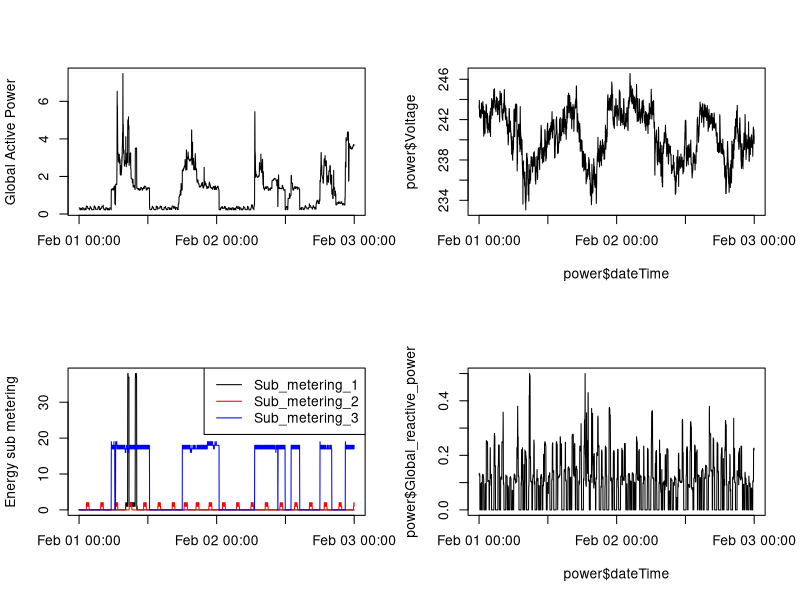

This chart was generated by the following R code:
# Create plot3 line plots for three variables, save to PNG file

# Load lubridate library
library(lubridate)

# Read data file (data file has been subsetted to just the dates 2007-02-01 and 2007-02-02)
power <- read.csv("household_power_consumption_sub.txt", sep=";")

# Concatenate data and time text fields, convert to Date field
power$dateTime <- strptime(paste(power$obsDate, power$obsTime, sep=" "), "%d/%m/%Y %H:%M:%S")

# Set PNG as the display device with 1020x760 dimensions
png("plot4.png", width=1020, height=760)
   
   # Set up two-by-two multiplot area, row-oriented
   par(mfrow=c(2,2))
   
   # Create a line plot for upper left (Plot 2)
   plot(power$dateTime, power$Global_active_power, type="l", xlab="", ylab="Global Active Power")
   
   #Create a line plot of voltage for upper right
   plot(power$dateTime, power$Voltage, type="l")
   
   # Create three line plots for lower left (Plot 3), using Sub_metering variables
   plot(power$dateTime, power$Sub_metering_1, type="l", col = "black", xlab="", ylab="Energy sub metering")
   lines(power$dateTime, power$Sub_metering_2, col = "red")
   lines(power$dateTime, power$Sub_metering_3, col = "blue")
   legend("topright", legend = c("Sub_metering_1", "Sub_metering_2", "Sub_metering_3"), lty=c(1,1,1), col = c("black", "red", "blue"))
   
   #Create a line plot of Global reactive power for lower right
   plot(power$dateTime, power$Global_reactive_power, type="l")
   
dev.off()  # Turn off PNG display device